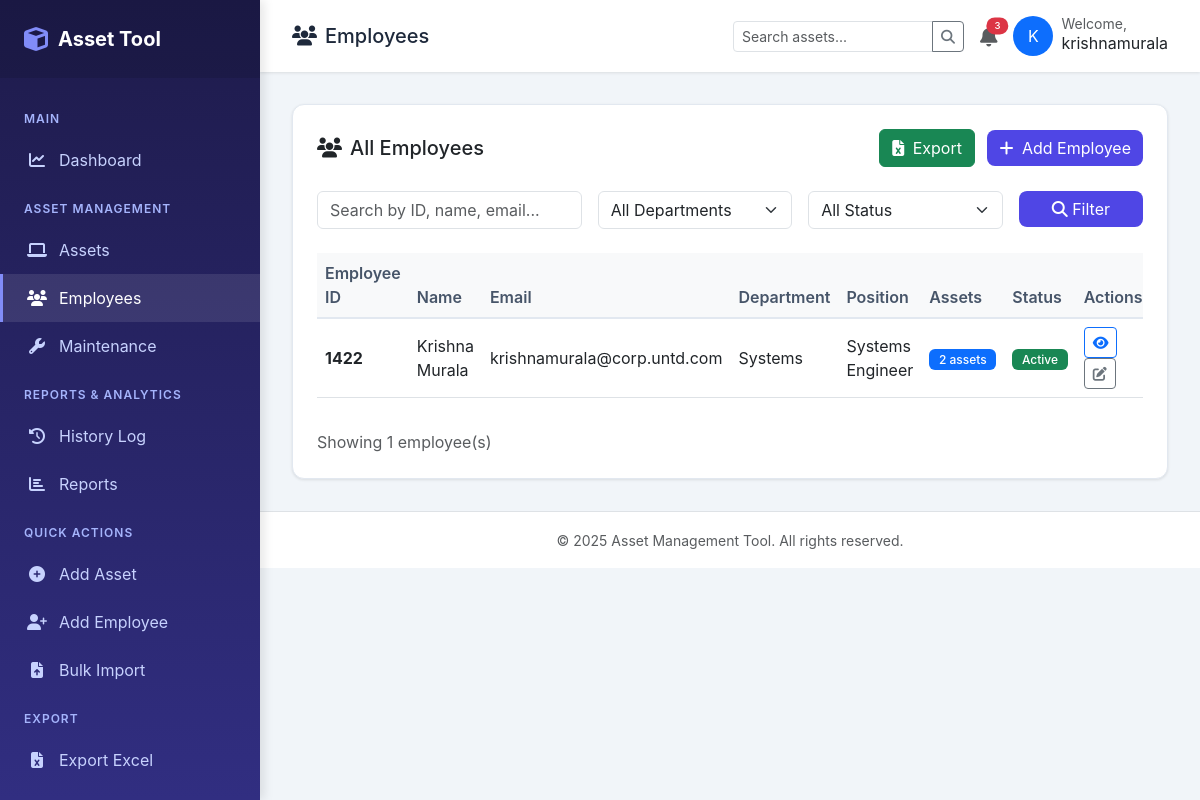
The app's page /app/employees/ (signed in) with its own data.
### assets/models.py (models this page shows, shortened)
class Employee(models.Model):
    employee_id = models.CharField(max_length=50, unique=True, default='EMP000')
    first_name = models.CharField(max_length=100)
    last_name = models.CharField(max_length=100)
    email = models.EmailField(unique=True)
    phone = models.CharField(max_length=20, blank=True, null=True)
    department = models.ForeignKey(Department, on_delete=models.SET_NULL, null=True, blank=True)
    position = models.CharField(max_length=100, blank=True, null=True)
    is_active = models.BooleanField(default=True)
    hire_date = models.DateField(blank=True, null=True)
    created_at = models.DateTimeField(auto_now_add=True)
    updated_at = models.DateTimeField(auto_now=True)
    @property
    def full_name(self):
        return f"{self.first_name} {self.last_name}"
    class Meta:
        ordering = ['first_name', 'last_name']

class Department(models.Model):
    name = models.CharField(max_length=100)
    description = models.TextField(blank=True, null=True)
    created_at = models.DateTimeField(auto_now_add=True)
    class Meta:
        ordering = ['name']

### assets/views.py (the view, shortened to what this page needs)
# urls.py: path('employees/', views.employee_list, name='employee_list'),
@login_required
def employee_list(request):
    employees = Employee.objects.select_related('department').annotate(
        asset_count=Count('assets')
    ).all()
    search = request.GET.get('search', '')
    department = request.GET.get('department', '')
    if department:
        employees = employees.filter(department_id=department)
    status = request.GET.get('status', '')
    if status == 'active':
        employees = employees.filter(is_active=True)
    elif status == 'inactive':
        employees = employees.filter(is_active=False)
    departments = Department.objects.all()
    context = {
        'employees': employees,
        'departments': departments,
        'search': search,
        'selected_department': department,
        'selected_status': status,
        'total_count': employees.count(),
    }
    return render(request, 'assets/employee_list.html', context)

### assets/templates/assets/employee_list.html (shortened to what this page needs)
{% extends 'base.html' %}
{% block page_icon %}users{% endblock %}
{% block page_title %}Employees{% endblock %}
{% block content %}
<div class="table-card">
    <div class="d-flex justify-content-between align-items-center mb-4">
        <h5 class="mb-0"><i class="fas fa-users me-2"></i>All Employees</h5>
        <div>
            <a href="{% url 'assets:export_employees' %}" class="btn btn-success me-2">
                <i class="fas fa-file-excel me-1"></i> Export
            </a>
            <a href="/admin/assets/employee/add/" class="btn btn-primary">
                <i class="fas fa-plus me-1"></i> Add Employee
            </a>
        </div>
    </div>
    <form method="get" class="row g-3 mb-4">
        <div class="col-md-4">
            <input type="text" name="search" class="form-control" placeholder="Search by ID, name, email..." value="{{ search }}">
        </div>
        <div class="col-md-3">
            <select name="department" class="form-select">
                <option value="">All Departments</option>
            </select>
        </div>
        <div class="col-md-3">
            <select name="status" class="form-select">
                <option value="">All Status</option>
            </select>
        </div>
        <div class="col-md-2">
            <button type="submit" class="btn btn-primary w-100"><i class="fas fa-search"></i> Filter</button>
        </div>
    </form>
    <div class="table-responsive">
        <table class="table table-hover align-middle">
            <thead class="table-light">
                <tr>
                    <th>Employee ID</th>
                    <th>Name</th>
                    <th>Email</th>
                    <th>Department</th>
                    <th>Position</th>
                    <th>Assets</th>
                    <th>Status</th>
                    <th>Actions</th>
                </tr>
            </thead>
            <tbody>
                {% for emp in employees %}
                <tr>
                    <td><strong>{{ emp.employee_id }}</strong></td>
                    <td>{{ emp.full_name }}</td>
                    <td>{{ emp.email }}</td>
                    <td>{{ emp.department.name|default:"-" }}</td>
                    <td>{{ emp.position|default:"-" }}</td>
                    <td>
                        {% if emp.asset_count > 0 %}
                        <span class="badge bg-primary">{{ emp.asset_count }} assets</span>
                        {% else %}
                        <span class="text-muted">0</span>
                        {% endif %}
                    </td>
                    <td>
                        {% if emp.is_active %}
                        <span class="badge bg-success">Active</span>
                        {% else %}
                        <span class="badge bg-secondary">Inactive</span>
                        {% endif %}
                    </td>
                    <td>
                        <a href="{% url 'assets:employee_detail' emp.pk %}" class="btn btn-sm btn-outline-primary">
                            <i class="fas fa-eye"></i>
                        </a>
                        <a href="/admin/assets/employee/{{ emp.pk }}/change/" class="btn btn-sm btn-outline-secondary">
                            <i class="fas fa-edit"></i>
                        </a>
                    </td>
                </tr>
                {% endfor %}
            </tbody>
        </table>
    </div>
    <div class="mt-3 text-muted">
        Showing {{ total_count }} employee(s)
    </div>
</div>
{% endblock %}

### assets/templates/base.html (shortened to what this page needs)
<!DOCTYPE html>
<html lang="en">
<head>
    <link href="https://cdn.jsdelivr.net/npm/bootstrap@5.3.0/dist/css/bootstrap.min.css" rel="stylesheet">
    <link rel="stylesheet" href="https://cdnjs.cloudflare.com/ajax/libs/font-awesome/6.4.0/css/all.min.css">
</head>
<body>
    <div class="sidebar" id="sidebar">
        <div class="sidebar-brand">
            <i class="fas fa-cube"></i>
            <span>Asset Tool</span>
        </div>
        <ul class="sidebar-menu">
            <li class="sidebar-menu-title">Main</li>
            <li>
                <a href="{% url 'assets:dashboard' %}" class="{% if request.resolver_match.url_name == 'dashboard' %}active{% endif %}">
                    <i class="fas fa-chart-line"></i> Dashboard
                </a>
            </li>
            <li class="sidebar-menu-title">Asset Management</li>
            <li>
                <a href="{% url 'assets:asset_list' %}" class="{% if 'asset' in request.resolver_match.url_name and 'export' not in request.resolver_match.url_name %}active{% endif %}">
                    <i class="fas fa-laptop"></i> Assets
                </a>
            </li>
            <li>
                <a href="{% url 'assets:employee_list' %}" class="{% if 'employee' in request.resolver_match.url_name %}active{% endif %}">
                    <i class="fas fa-users"></i> Employees
                </a>
            </li>
            <li>
                <a href="{% url 'assets:maintenance_list' %}" class="{% if 'maintenance' in request.resolver_match.url_name %}active{% endif %}">
                    <i class="fas fa-wrench"></i> Maintenance
                </a>
            </li>
            <li class="sidebar-menu-title">Reports & Analytics</li>
            <li>
                <a href="{% url 'assets:history_list' %}" class="{% if 'history' in request.resolver_match.url_name %}active{% endif %}">
                    <i class="fas fa-history"></i> History Log
                </a>
            </li>
            <li>
                <a href="{% url 'assets:reports' %}" class="{% if request.resolver_match.url_name == 'reports' %}active{% endif %}">
                    <i class="fas fa-chart-bar"></i> Reports
                </a>
            </li>
            <li class="sidebar-menu-title">Quick Actions</li>
            <li>
                <a href="/admin/assets/asset/add/">
                    <i class="fas fa-plus-circle"></i> Add Asset
                </a>
            </li>
            <li>
                <a href="/admin/assets/employee/add/">
                    <i class="fas fa-user-plus"></i> Add Employee
                </a>
            </li>
            <li>
                <a href="{% url 'assets:bulk_import' %}" class="{% if 'bulk_import' in request.resolver_match.url_name %}active{% endif %}">
                    <i class="fas fa-file-upload"></i> Bulk Import
                </a>
            </li>
            <li class="sidebar-menu-title">Export</li>
            <li>
                <a href="{% url 'assets:export_assets' %}">
                    <i class="fas fa-file-excel"></i> Export Excel
                </a>
            </li>
            <li>
                <a href="{% url 'assets:generate_all_assets_pdf' %}">
                </a>
            </li>
        </ul>
    </div>
    <div class="main-content">
        <nav class="top-navbar">
            <div class="d-flex align-items-center gap-3">
                <h5 class="mb-0"><i class="fas fa-{% block page_icon %}home{% endblock %} me-2"></i>{% block page_title %}Dashboard{% endblock %}</h5>
            </div>
            <div class="d-flex align-items-center gap-3">
                <form action="{% url 'assets:asset_list' %}" method="get" class="d-none d-md-block">
                    <div class="input-group">
                        <input type="text" name="search" class="form-control form-control-sm" placeholder="Search assets..." style="width: 200px;">
                        <button class="btn btn-sm btn-outline-secondary" type="submit">
                            <i class="fas fa-search"></i>
                        </button>
                    </div>
                </form>
                <div class="dropdown">
                    <a href="#" class="text-muted position-relative" data-bs-toggle="dropdown">
                        <i class="fas fa-bell fa-lg"></i>
                        <span class="position-absolute top-0 start-100 translate-middle badge rounded-pill bg-danger" style="font-size: 0.6rem;">
                            3
                        </span>
                    </a>
                </div>
                <div class="dropdown">
                    <a href="#" class="text-decoration-none text-dark d-flex align-items-center gap-2" data-bs-toggle="dropdown">
                        <div class="bg-primary text-white rounded-circle d-flex align-items-center justify-content-center" style="width: 40px; height: 40px;">
                            {{ request.user.username|slice:":1"|upper }}
                        </div>
                        <div class="d-none d-md-block">
                            <small class="text-muted d-block" style="line-height: 1;">Welcome,</small>
                            <span style="line-height: 1;">{{ request.user.username }}</span>
                        </div>
                    </a>
                </div>
            </div>
        </nav>
        <div class="content-area">
            {% block content %}{% endblock %}
        </div>
        <footer class="text-center py-3 text-muted border-top bg-white mt-auto">
            <small>&copy; {% now "Y" %} Asset Management Tool. All rights reserved.</small>
        </footer>
    </div>
</body>
</html>

### assets/templates/base.html (style rules this page uses)
:root { --primary: #4f46e5; --secondary: #64748b; --success: #10b981; --warning: #f59e0b; --danger: #ef4444; --sidebar-width: 260px; }
body { font-family: 'Inter', -apple-system, BlinkMacSystemFont, sans-serif; background: #f1f5f9; }
.sidebar { position: fixed; top: 0; left: 0; height: 100vh; width: var(--sidebar-width); background: linear-gradient(180deg, #1e1b4b 0%, #312e81 100%); padding: 0; box-shadow: 4px 0 10px rgba(0,0,0,0.1); z-index: 1000; overflow-y: auto; }
.sidebar-brand { color: white; font-size: 1.25rem; font-weight: 700; padding: 1.5rem; background: rgba(0,0,0,0.1); display: flex; align-items: center; gap: 10px; }
.sidebar-brand i { font-size: 1.5rem; color: #818cf8; }
.sidebar-menu { list-style: none; padding: 1rem 0; margin: 0; }
.sidebar-menu-title { color: #a5b4fc; font-size: 0.75rem; font-weight: 600; text-transform: uppercase; letter-spacing: 1px; padding: 1rem 1.5rem 0.5rem; }
.sidebar-menu li a { color: #c7d2fe; text-decoration: none; display: flex; align-items: center; padding: 0.75rem 1.5rem; transition: all 0.3s; border-left: 3px solid transparent; }
.sidebar-menu li a:hover, .sidebar-menu li a.active { background: rgba(255,255,255,0.1); color: white; border-left-color: #818cf8; }
.sidebar-menu li a i { margin-right: 0.75rem; width: 20px; text-align: center; }
.main-content { margin-left: var(--sidebar-width); min-height: 100vh; }
.top-navbar { background: white; padding: 1rem 2rem; box-shadow: 0 1px 3px rgba(0,0,0,0.1); display: flex; justify-content: space-between; align-items: center; position: sticky; top: 0; z-index: 100; }
.top-navbar h5 { margin: 0; color: #1e293b; }
.content-area { padding: 2rem; }
.table-card { background: white; border-radius: 12px; padding: 1.5rem; box-shadow: 0 1px 3px rgba(0,0,0,0.1); border: 1px solid #e2e8f0; }
.btn-primary { background: var(--primary); border: none; border-radius: 8px; }
.badge { font-weight: 500; padding: 0.4em 0.8em; border-radius: 6px; }
.table th { font-weight: 600; color: #475569; border-bottom: 2px solid #e2e8f0; }

### records on screen
Employee: employee_id "1422", full_name "Krishna Murala", email "krishnamurala@corp.untd.com", department.name "Systems", position "Systems Engineer", asset_count "2", is_active "Active"

### other values on screen
{{ request.user.username|slice:":1"|upper }} "K"
{{ request.user.username }} "krishnamurala"
{{ total_count }} "1"
